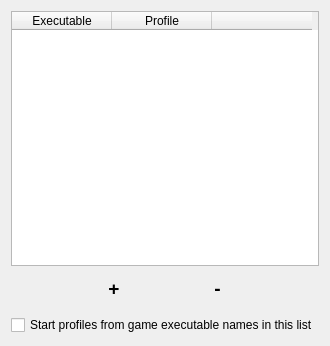
<?xml version="1.0" encoding="UTF-8"?>
<ui version="4.0">
 <class>Dialog</class>
 <widget class="QWidget" name="Dialog">
  <property name="geometry">
   <rect>
    <x>0</x>
    <y>0</y>
    <width>327</width>
    <height>346</height>
   </rect>
  </property>
  <property name="windowTitle">
   <string>Game detector</string>
  </property>
  <layout class="QVBoxLayout" name="verticalLayout">
   <item>
    <widget class="FancyTable" name="tableWidget">
     <column>
      <property name="text">
       <string>Executable</string>
      </property>
     </column>
     <column>
      <property name="text">
       <string>Profile</string>
      </property>
     </column>
     <column>
      <property name="text">
       <string/>
      </property>
     </column>
    </widget>
   </item>
   <item>
    <widget class="QGroupBox" name="groupBox">
     <property name="sizePolicy">
      <sizepolicy hsizetype="Preferred" vsizetype="Maximum">
       <horstretch>0</horstretch>
       <verstretch>0</verstretch>
      </sizepolicy>
     </property>
     <property name="styleSheet">
      <string notr="true">border: 0;</string>
     </property>
     <property name="title">
      <string/>
     </property>
     <layout class="QHBoxLayout" name="horizontalLayout">
      <property name="topMargin">
       <number>5</number>
      </property>
      <item>
       <widget class="QPushButton" name="add">
        <property name="sizePolicy">
         <sizepolicy hsizetype="Maximum" vsizetype="Fixed">
          <horstretch>0</horstretch>
          <verstretch>0</verstretch>
         </sizepolicy>
        </property>
        <property name="font">
         <font>
          <pointsize>14</pointsize>
          <weight>75</weight>
          <bold>true</bold>
         </font>
        </property>
        <property name="text">
         <string>+</string>
        </property>
       </widget>
      </item>
      <item>
       <widget class="QPushButton" name="remove">
        <property name="sizePolicy">
         <sizepolicy hsizetype="Maximum" vsizetype="Fixed">
          <horstretch>0</horstretch>
          <verstretch>0</verstretch>
         </sizepolicy>
        </property>
        <property name="font">
         <font>
          <pointsize>14</pointsize>
          <weight>75</weight>
          <bold>true</bold>
         </font>
        </property>
        <property name="text">
         <string>-</string>
        </property>
       </widget>
      </item>
     </layout>
    </widget>
   </item>
   <item>
    <widget class="QCheckBox" name="enabled">
     <property name="text">
      <string>Start profiles from game executable names in this list</string>
     </property>
    </widget>
   </item>
  </layout>
 </widget>
 <customwidgets>
  <customwidget>
   <class>FancyTable</class>
   <extends>QTableWidget</extends>
   <header>facetracknoir/process_detector.h</header>
  </customwidget>
 </customwidgets>
 <resources/>
 <connections/>
</ui>
